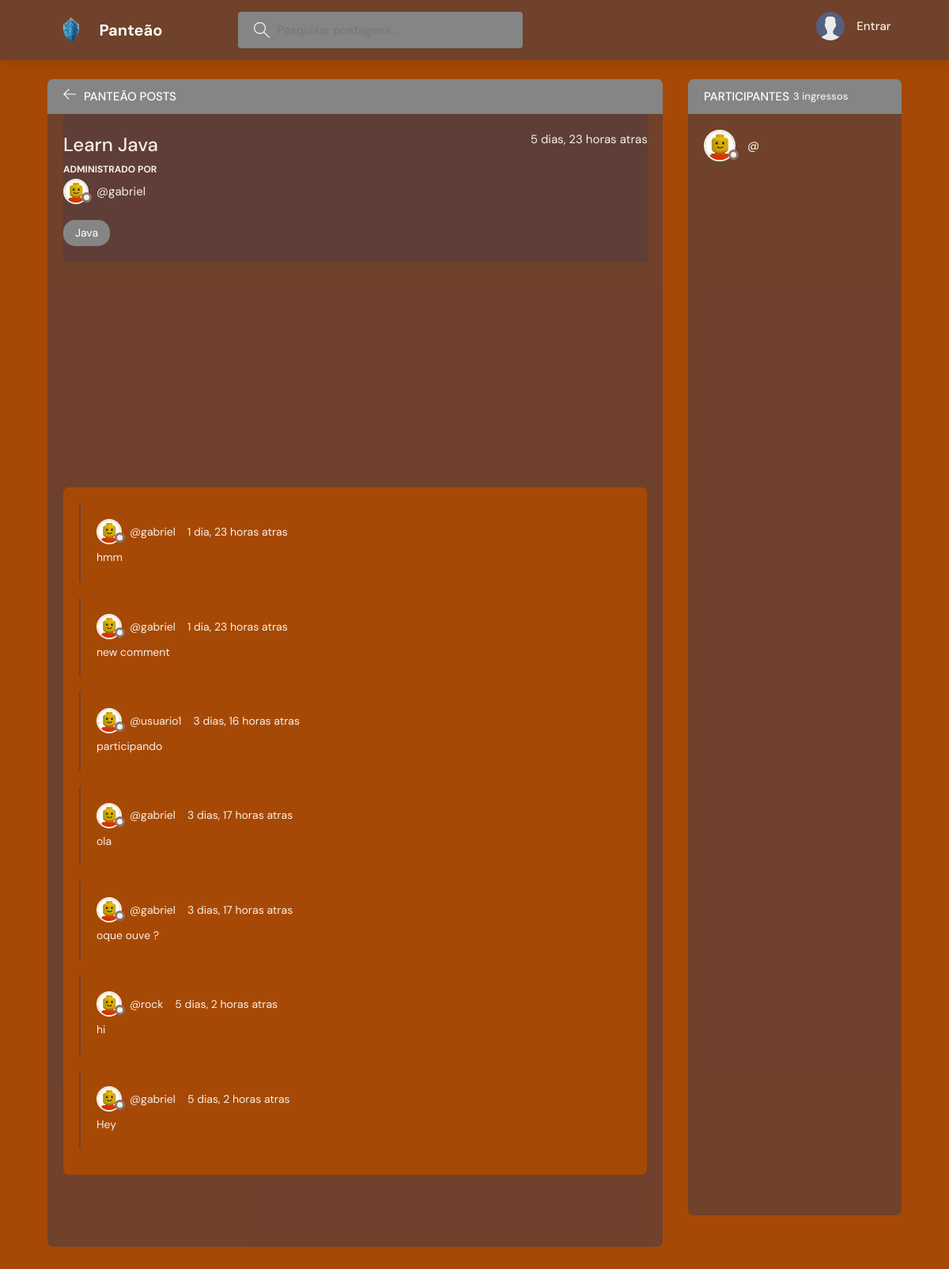
The page /room/1/ on the database its author committed.
### base/models.py (models this page shows, shortened)
class Room(models.Model):
    host= models.ForeignKey(User, on_delete=models.SET_NULL, null=True)
    topic = models.ForeignKey(Topic, on_delete=models.SET_NULL, null=True)
    name = models.CharField(max_length=200)
    description = models.TextField(null=True, blank=True)
    participants = models.ManyToManyField(User, related_name='participants', blank=True) #adiciona usuarios nat r
    updated= models.DateTimeField(auto_now =True)
    created = models.DateTimeField(auto_now_add =True)
    class Meta:
        ordering =['-updated', '-created']

class Topic(models.Model):
    name = models.CharField(max_length=200)
    def __str__(self) -> str:
        return self.name

class Message(models.Model):
    user = models.ForeignKey(User, on_delete = models.CASCADE)
    room = models.ForeignKey(Room, on_delete=models.CASCADE)
    body = models.TextField()
    updated= models.DateTimeField(auto_now =True)
    created = models.DateTimeField(auto_now_add =True)
    class Meta:
        ordering =['-updated', '-created']

### base/views.py (the view, shortened to what this page needs)
# urls.py: path('room/<str:pk>/', views.room, name="room"),
def room(request, pk):
    room = Room.objects.get(id=pk)
    room_messages = room.message_set.all()
    participants = room.participants.all()
    context ={'room': room, 'room_messages':room_messages,'participants':participants }
    return render(request,  'base/room.html', context)

### base/templates/base/room.html (shortened to what this page needs)
{% extends 'main.html' %}
{% load static %}
{% block content %}
    <main class="profile-page layout layout--2">
      <div class="container">
        <div class="room">
          <div class="room__top">
            <div class="room__topLeft">
              <a href="{% url 'home' %}">
                <svg version="1.1" xmlns="http://www.w3.org/2000/svg" width="32" height="32" viewBox="0 0 32 32">
                  <title>seta-esquerda</title>
                  <path
                    d="M13.723 2.286l-13.723 13.714 13.719 13.714 1.616-1.611-10.96-10.96h27.625v-2.286h-27.625l10.965-10.965-1.616-1.607z"
                  ></path>
                </svg>
              </a>
              <h3>Panteão posts</h3>
            </div>
          </div>
          <div class="room__box scroll">
            <div class="room__header scroll">
              <div class="room__info">
                <h3>{{room.name}}</h3>
                <span>{{room.created|timesince}} atras</span>
              </div>
              <div class="room__hosted">
                <p>Administrado Por </p>
                <a href="{% url 'user-profile' room.host.id %}" class="room__author">
                  <div class="avatar avatar--small">
                    <img src="{% static 'images/profile_geral.jpg' %}" />
                  </div>
                  <span>@{{room.host.username}}</span>
                </a>
              </div>
              <span class="room__topics">{{room.topic}}</span>
            </div>
            <div class="room__conversation">
              <div class="threads scroll">
                {% for message in room_messages %}
                <div class="thread">
                  <div class="thread__top">
                    <div class="thread__author">
                      <a href="{% url 'user-profile' message.user.id %}" class="thread__authorInfo">
                        <div class="avatar avatar--small">
                          <img src="{% static 'images/profile_geral.jpg' %}" />
                        </div>
                        <span>@{{message.user.username}}</span>
                      </a>
                      <span class="thread__date">{{message.created|timesince}} atras</span>
                    </div>
                  </div>
                  <div class="thread__details">
                    {{message.body}}
                  </div>
                </div>
                {% endfor %}
              </div>
            </div>
          </div>
        </div>
        <div class="participants">
          <h3 class="participants__top">Participantes <span>{{participants.count}} ingressos</span></h3>
          <div class="participants__list scroll">
            <a href="{% url 'user-profile' user.id %}" class="participant">
              <div class="avatar avatar--medium">
                <img src="{% static 'images/profile_geral.jpg' %}" />
              </div>
              <p>
                <span>@{{user.username}}</span>
              </p>
            </a>
          </div>
        </div>
      </div>
    </main>
    {% endblock content %}

### rows shown on the page
Room: name "Learn Java", created "5 dias, 23 horas", host.username "gabriel", topic "Java"
Message: user.username "gabriel", created "1 dia, 23 horas", body "hmm"
Message: user.username "gabriel", created "1 dia, 23 horas", body "new comment"
Message: user.username "usuario1", created "3 dias, 16 horas", body "participando"
Message: user.username "gabriel", created "3 dias, 17 horas", body "ola"
Message: user.username "gabriel", created "3 dias, 17 horas", body "oque ouve ?"
Message: user.username "rock", created "5 dias, 2 horas", body "hi"
Message: user.username "gabriel", created "5 dias, 2 horas", body "Hey"

### other values the page prints
{{ participants.count }} "3"
